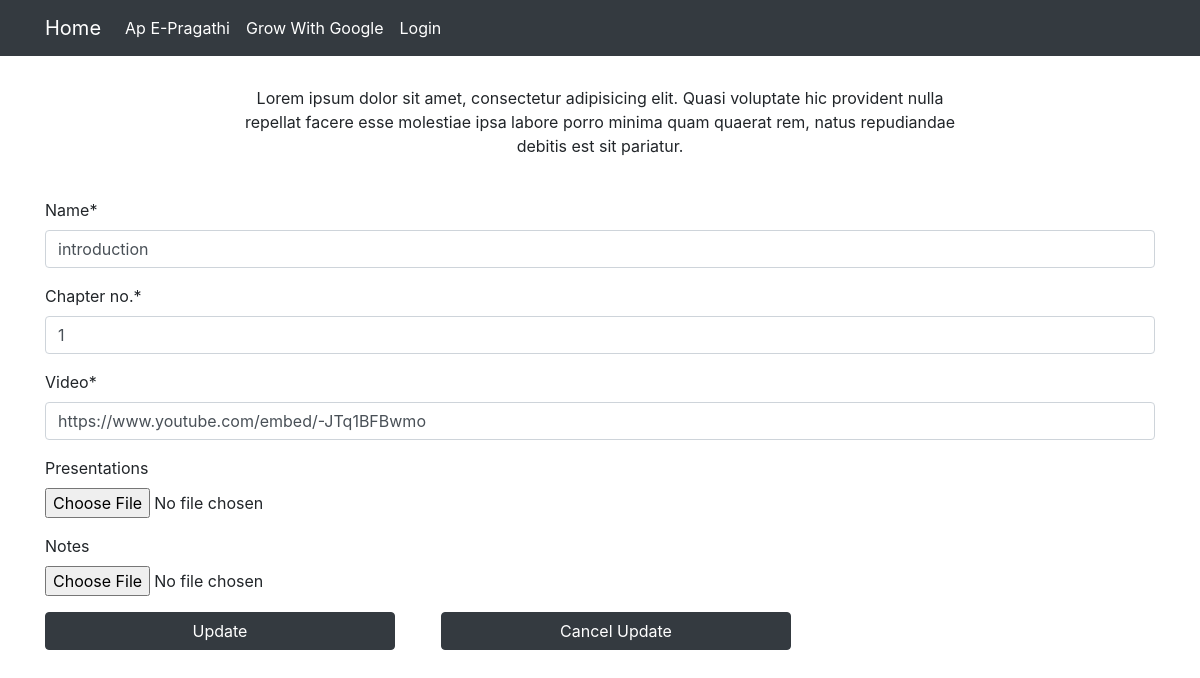
The app's page /curriculum/r19cse/daa/introduction/update/ with its own data.
### curriculum/models.py (models this page shows, shortened)
class Lesson(models.Model):
    lesson_id = models.CharField(max_length=100, unique=True)
    Standard = models.ForeignKey(Standard, on_delete=models.CASCADE)
    created_by = models.ForeignKey(User,on_delete=models.CASCADE)
    created_at = models.DateTimeField(auto_now_add=True)
    subject = models.ForeignKey(Subject, on_delete=models.CASCADE,related_name='lessons')
    name = models.CharField(max_length=250)
    position = models.PositiveSmallIntegerField(verbose_name="Chapter no.")
    slug = models.SlugField(null=True, blank=True)
    video = models.CharField(max_length=250)
    ppt = models.FileField(upload_to=save_lesson_files,verbose_name="Presentations", blank=True)
    Notes = models.FileField(upload_to=save_lesson_files,verbose_name="Notes", blank=True)
    class Meta:
        ordering = ['position']

### curriculum/views.py (the view)
# urls.py: path('<str:standard>/<str:subject>/<slug:slug>/update/', views.LessonUpdateView.as_view(),name='lesson_update'),
class LessonUpdateView(UpdateView):
    fields = ('name','position','video','ppt','Notes')
    model= Lesson
    template_name = 'curriculum/lesson_update.html'
    context_object_name = 'lessons'

### curriculum/templates/curriculum/lesson_update.html (shortened to what this page needs)
{% extends 'base.html' %}
{% load static %}
{% load crispy_forms_tags %}
{% block content %}
<section id="best-features" class="text-center">
              <h2 class="mb-5 font-weight-bold" style="color:#ff5722;">Update {{lessons.name}}</h2>
              <div class="row d-flex justify-content-center mb-4">
                <div class="col-md-8">
                  <p class="grey-text">Lorem ipsum dolor sit amet, consectetur adipisicing elit. Quasi voluptate
                                    hic
                                    provident nulla repellat
                                    facere esse molestiae ipsa labore porro minima quam quaerat rem, natus repudiandae debitis
                                    est
                                    sit pariatur.</p>
                </div>
              </div>
</section>
<form method="post" enctype="multipart/form-data">
  {{form|crispy}}
  <div class="row">
        <div class="col-md-4 mb-3 mr-3">
                <input type="submit" value="Update" class="btn btn-dark btn-block">
        </div>
        <div class="col-md-4 mb-3 mr-3">
                <a href="{% url 'curriculum:lesson_detail' standard=lessons.Standard.slug subject=lessons.subject.slug slug=lessons.slug %}" class="btn btn-dark btn-block">Cancel Update</a>
        </div>
</div>
</form>
{% endblock %}

### static/css/master_css.css (style rules this page uses)
html, body, header, #intro { height: 100%; }

### records on screen
Lesson: name "introduction", position "1", video "https://www.youtube.com/embed/-JTq1BFBwmo"
